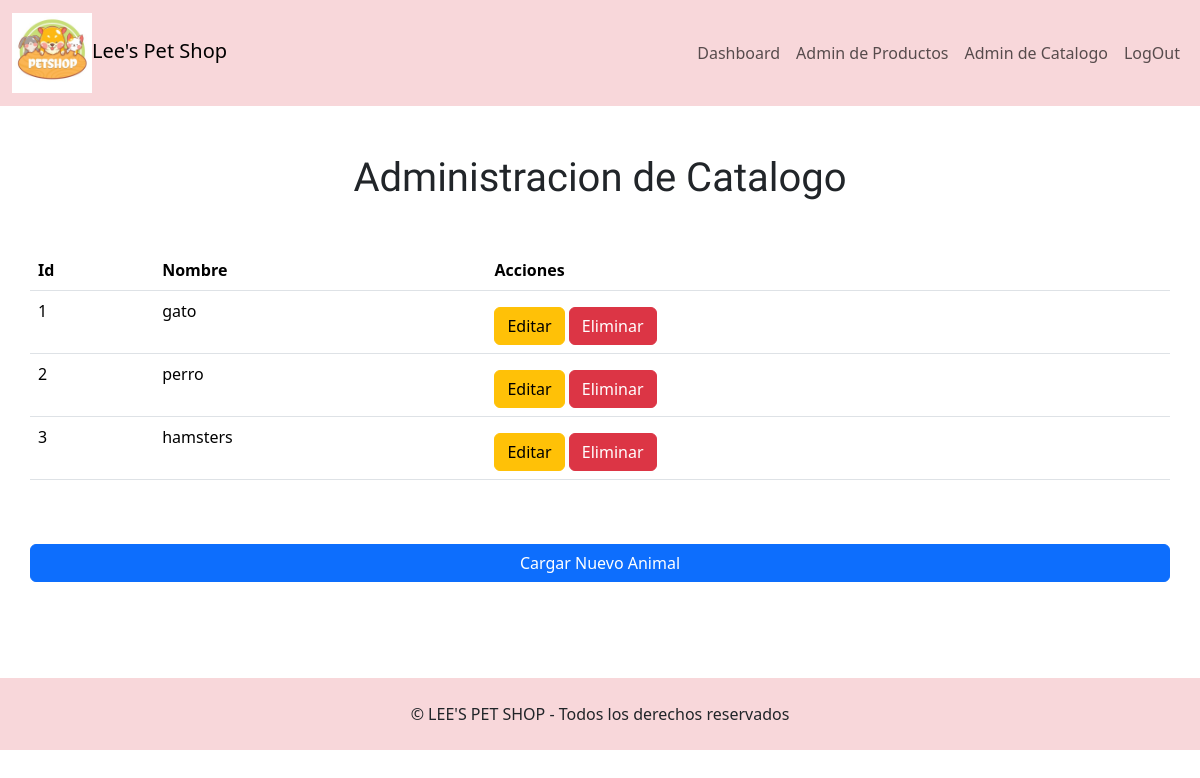
/admin/index.php?sec=admin_catalogos (signed in), run on the app's committed database.
### tables this page shows
CREATE TABLE `catalogo` (
  `id` int(11) NOT NULL,
  `nombre` varchar(50) NOT NULL
);

### classes/Catalogo.php (called while the page is built, shortened)
<?php
class Catalogo
{
    protected $id;
    protected $nombre;
    public function lista_completa(): array
    {
        $conexion = (new Conexion())->getConexion();
        $query = "SELECT * FROM catalogo";
        $PDOStatment = $conexion->prepare($query);
        $PDOStatment->setFetchMode(PDO::FETCH_CLASS, self::class);
        $PDOStatment->execute();
        $resultado = $PDOStatment->fetchAll();
        return $resultado;
    }
    public function getId()
    {
        return $this->id;
    }
    public function getNombre()
    {
        return $this->nombre;
    }
}

### admin/views/admin_catalogos.php (the view, shortened to what this page needs)
<?php
$catalogos = (new Catalogo())->lista_completa();
?>
<div class="row my-5">
    <div class="col">
        <h1 class="text-center mb-5">Administracion de Catalogo</h1>
        <div class="row mb-5 d-flex align-items-center">
        <table class="table">
  <thead>
    <tr>
      <th scope="col">Id</th>
      <th scope="col">Nombre</th>
      <th scope="col">Acciones</th>
    </tr>
  </thead>
  <tbody>
  <?php foreach ($catalogos as $c){ ?>
    <tr>
      <td scope="row"><?= $c->getId() ?></td>
      <td scope="row"><?= $c->getNombre() ?></td>
      <td>
        <a class="btn btn-warning mt-2" href="index.php?sec=edit_catalogo&id=<?=$c->getId() ?>">Editar</a>
        <a class="btn btn-danger mt-2" href="index.php?sec=delete_catalogo&id=<?=$c->getId() ?>">Eliminar</a>
      </td>
    </tr>
    <?php } ?>
  </tbody>
</table>
<a class="btn btn-primary mt-5" href="index.php?sec=add_catalogo">Cargar Nuevo Animal</a>
        </div>
    </div>
</div>

### css/estilos.css (style rules this page uses)
h1 { font-family: "Agbalumo", system-ui; }

### data on the page
catalogo: id "1", nombre "gato"
catalogo: id "2", nombre "perro"
catalogo: id "3", nombre "hamsters"
